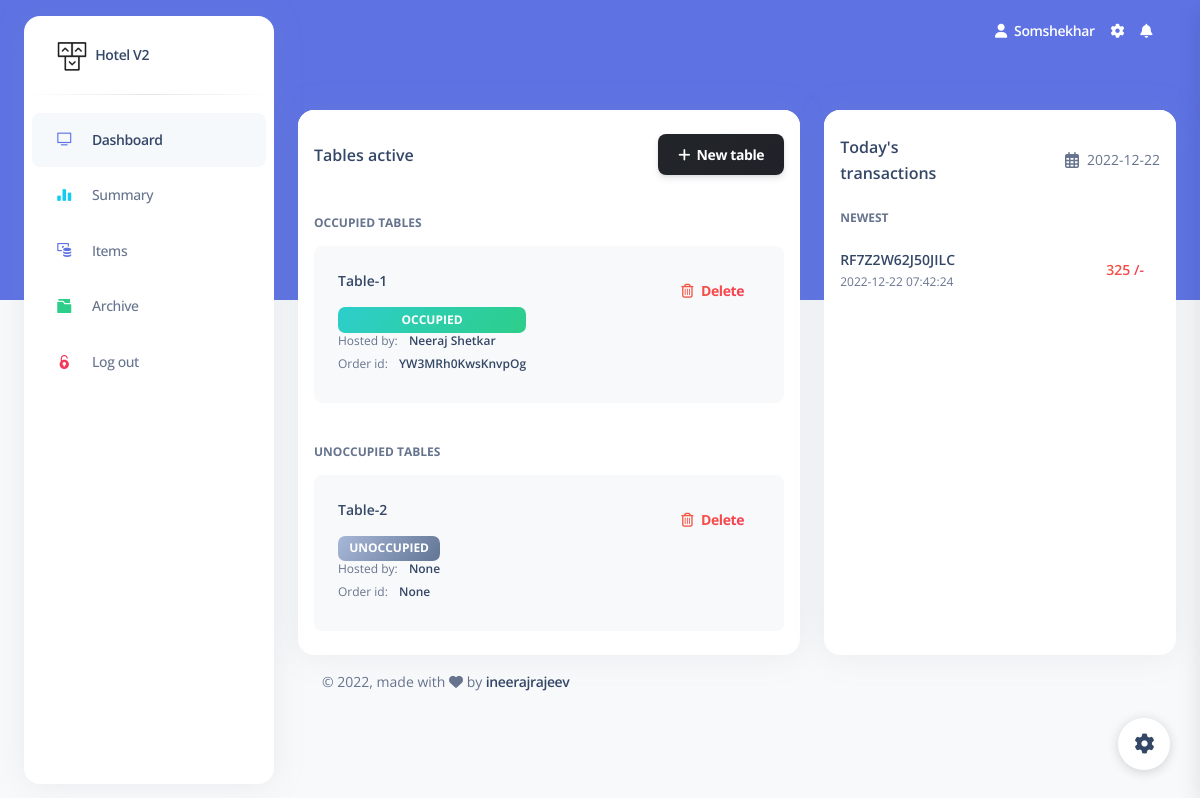
The page /admin_dashboard (signed in) on the database its author committed.
### app.py (models this page shows, shortened)
class user_details(db.Model, UserMixin):
    id = db.Column(db.Integer, unique=True, nullable=False, primary_key=True, autoincrement=True)
    name = db.Column(db.String(80), nullable=False)
    surname = db.Column(db.String(80))
    username = db.Column(db.String(80), unique=True, nullable=False)
    email = db.Column(db.String(120), unique=True)
    password = db.Column(db.String(80), nullable=False)
    phone = db.Column(db.Integer)
    role = db.Column(db.String(120), nullable=False)
    date_created = db.Column(db.DateTime, default=datetime.utcnow)

class tables(db.Model):
    table_id = db.Column(db.Integer, primary_key=True)
    name = db.Column(db.String(80), unique=True, nullable=False)
    status = db.Column(db.String(80), nullable=False)
    user = db.Column(db.String(120), db.ForeignKey('user_details.id'))
    order_id = db.Column(db.String(80))

### app.py (the view)
    @app.route('/admin_dashboard')
    @login_required
    def admin_dashboard():
        if current_user.role == '0':
            date_time = datetime.now()
            date = date_time.strftime("%Y-%m-%d")
            invoices_data = {}
            unique_invoices = invoices.query.with_entities(invoices.invoice_id).distinct().all()
            for invoice in unique_invoices:
                invoices_data[invoice.invoice_id] = {}
                invoices_data[invoice.invoice_id]['total'] = sum([int(i.total) for i in invoices.query.filter_by(invoice_id=invoice.invoice_id).all()])
                invoices_data[invoice.invoice_id]['date'] = invoices.query.filter_by(invoice_id=invoice.invoice_id).first().date.strftime("%Y-%m-%d %H:%M:%S")
            tables_occupied = db.session.query(tables, user_details).filter(tables.status == '1').join(user_details, tables.user == user_details.id).add_columns(tables.name, tables.table_id, tables.status, user_details.name, user_details.surname, tables.order_id).all()
            tables_unoccupied = tables.query.filter_by(status=0).all()
            data = {
                'tables_occupied': [tables_occupied, len(tables_occupied)],
                'tables_unoccupied': [tables_unoccupied, len(tables_unoccupied)],
                'date': str(date).split()[0],
                'invoices': invoices_data
            }
            return render_template('admin_dashboard.html', data=data)
        flash('You are not authorized to view this page')
        return redirect(url_for('logout'))

### app.py (called while the page is built)
@login_manager.user_loader
def user_loader(id):
    return user_details.query.get(id)

### templates/admin_dashboard.html (shortened to what this page needs)
{% extends 'base.html' %}
{% block content %}
    <div class="container-fluid py-4">
          <div class="row">
            <div class="col-md-7 mt-4">
              <div class="card">
                <div class="card-header pb-0 px-3">
                  <div class="row">
                    <div class="col-6 d-flex align-items-center">
                      <h6 class="mb-0">Tables active</h6>
                    </div>
                    <div class="col-6 text-end">
                    <button type="button" class="btn bg-gradient-dark mb-0" data-bs-toggle="modal" data-bs-target="#exampleModal">
                      <i class="fas fa-plus"></i>&nbsp;&nbsp;New table
                    </button>
                    </div>
                  </div>
                </div>
                <div class="card-body pt-4 p-3">
                <h6 class="text-uppercase text-body text-xs font-weight-bolder my-3">Occupied tables</h6>
                  <ul class="list-group">
                      {% for table in data['tables_occupied'][0] %}
                    <li class="list-group-item border-0 d-flex p-4 mb-2 bg-gray-100 border-radius-lg">
                      <div class="d-flex flex-column">
                        <h6 class="mb-3 text-sm">{{ table[0].name }}</h6>
                          <span class="badge badge-sm bg-gradient-success">Occupied</span>
                        <span class="mb-2 text-xs">Hosted by: <span class="text-dark font-weight-bold ms-sm-2">{{ table.name }} {{ table.surname }}</span></span>
                        <span class="mb-2 text-xs">Order id: <span class="text-dark ms-sm-2 font-weight-bold">{{ table.order_id }}</span></span>
                      </div>
                      <div class="ms-auto text-end">
                        <a class="btn btn-link text-danger text-gradient px-3 mb-0" href="/delete_table/{{ table.table_id }}"><i class="far fa-trash-alt me-2"></i>Delete</a>
                      </div>
                    </li>
                     {% endfor %}
                  </ul>
                <hr>
                <h6 class="text-uppercase text-body text-xs font-weight-bolder my-3">Unoccupied tables</h6>
                  <ul class="list-group">
                      {% for table in data['tables_unoccupied'][0] %}
                    <li class="list-group-item border-0 d-flex p-4 mb-2 bg-gray-100 border-radius-lg">
                      <div class="d-flex flex-column">
                        <h6 class="mb-3 text-sm">{{ table.name }}</h6>
                          <span class="badge badge-sm bg-gradient-secondary">Unoccupied</span>
                        <span class="mb-2 text-xs">Hosted by: <span class="text-dark font-weight-bold ms-sm-2">{{ table.user }}</span></span>
                        <span class="mb-2 text-xs">Order id: <span class="text-dark ms-sm-2 font-weight-bold">{{ table.order_id }}</span></span>
                      </div>
                      <div class="ms-auto text-end">
                        <a class="btn btn-link text-danger text-gradient px-3 mb-0" href="/delete_table/{{ table.table_id }}"><i class="far fa-trash-alt me-2"></i>Delete</a>
                      </div>
                    </li>
                     {% endfor %}
                  </ul>
                </div>
              </div>
            </div>
            <div class="col-md-5 mt-4">
              <div class="card h-100 mb-4">
                <div class="card-header pb-0 px-3">
                  <div class="row">
                    <div class="col-md-6">
                      <h6 class="mb-0">Today's transactions</h6>
                    </div>
                    <div class="col-md-6 d-flex justify-content-end align-items-center">
                      <i class="far fa-calendar-alt me-2"></i>
                      <small>{{ data['date'] }}</small>
                    </div>
                  </div>
                </div>
                <div class="card-body pt-4 p-3">
                  <h6 class="text-uppercase text-body text-xs font-weight-bolder mb-3">Newest</h6>
                  <ul class="list-group">
                        {% for order in data['invoices'].keys() %}
                    <li class="list-group-item border-0 d-flex justify-content-between ps-0 mb-2 border-radius-lg">
                      <div class="d-flex align-items-center">
                        <div class="d-flex flex-column">
                          <h6 class="mb-1 text-dark text-sm">{{ order }}</h6>
                          <span class="text-xs">{{ data['invoices'][order]['date'] }}</span>
                        </div>
                      </div>
                      <div class="d-flex align-items-center text-danger text-gradient text-sm font-weight-bold">
                        {{ data['invoices'][order]['total'] }} /-
                      </div>
                    </li>
                        {% endfor %}
                  </ul>
                </div>
              </div>
            </div>
          </div>
          <footer class="footer pt-3  ">
            <div class="container-fluid">
              <div class="row align-items-center justify-content-lg-between">
                <div class="col-lg-6 mb-lg-0 mb-4">
                  <div class="copyright text-center text-sm text-muted text-lg-start">
                    © ,
                    made with <i class="fa fa-heart"></i> by
                    <a href="https://bit.ly/ineerajrajeev" class="font-weight-bold" target="_blank">ineerajrajeev</a>
                  </div>
                </div>
              </div>
            </div>
          </footer>
        </div>
{% endblock %}

### templates/base.html (shortened to what this page needs)
<!DOCTYPE html>
<html lang="en">
<head>
  <link href="{{ url_for('static', filename='css/nucleo-icons.css') }}" rel="stylesheet" />
  <link href="{{ url_for('static', filename='css/nucleo-svg.css') }}" rel="stylesheet" />
<link rel="stylesheet" href="https://cdnjs.cloudflare.com/ajax/libs/selectize.js/0.12.6/css/selectize.bootstrap3.min.css" />
  <link href="{{ url_for('static', filename='css/nucleo-svg.css') }}" rel="stylesheet" />
  <link id="pagestyle" href="{{ url_for('static', filename='css/argon-dashboard.css') }}" rel="stylesheet" />
</head>
<body class="g-sidenav-show   bg-gray-100">
  <aside class="sidenav bg-white navbar navbar-vertical navbar-expand-xs border-0 border-radius-xl my-3 fixed-start ms-4 " id="sidenav-main">
    <div class="sidenav-header">
      <a class="navbar-brand m-0" href=" https://demos.creative-tim.com/argon-dashboard/pages/dashboard.html " target="_blank">
        <img src="{{ url_for('static', filename='img/logo-ct-dark.png') }}" class="navbar-brand-img h-100" alt="main_logo">
        <span class="ms-1 font-weight-bold">Hotel V2</span>
      </a>
    </div>
    <hr class="horizontal dark mt-0">
    <div class="collapse navbar-collapse  w-auto " id="sidenav-collapse-main">
      <ul class="navbar-nav">
        <li class="nav-item">
          <a class="nav-link active" href="/dashboard">
            <div class="icon icon-shape icon-sm border-radius-md text-center me-2 d-flex align-items-center justify-content-center">
              <i class="ni ni-tv-2 text-primary text-sm opacity-10"></i>
            </div>
            <span class="nav-link-text ms-1">Dashboard</span>
          </a>
        </li>
      <li class="nav-item">
          <a class="nav-link {% block summary %}{% endblock %}" href="/summary">
            <div class="icon icon-shape icon-sm border-radius-md text-center me-2 d-flex align-items-center justify-content-center">
              <i class="ni ni-chart-bar-32 text-info text-sm opacity-10"></i>
            </div>
            <span class="nav-link-text ms-1">Summary</span>
          </a>
        </li>
      <li class="nav-item">
          <a class="nav-link {% block items %}{% endblock %}" href="/items">
            <div class="icon icon-shape icon-sm border-radius-md text-center me-2 d-flex align-items-center justify-content-center">
              <i class="ni ni-money-coins text-primary text-sm opacity-10"></i>
            </div>
            <span class="nav-link-text ms-1">Items</span>
          </a>
        </li>
      <li class="nav-item">
          <a class="nav-link {% block archive %}{% endblock %}" href="/archive_item">
            <div class="icon icon-shape icon-sm border-radius-md text-center me-2 d-flex align-items-center justify-content-center">
              <i class="ni ni-folder-17 text-success text-sm opacity-10"></i>
            </div>
            <span class="nav-link-text ms-1">Archive</span>
          </a>
        </li>
      <li class="nav-item">
          <a class="nav-link " href="/logout">
            <div class="icon icon-shape icon-sm border-radius-md text-center me-2 d-flex align-items-center justify-content-center">
              <i class="ni ni-lock-circle-open text-danger text-sm opacity-10"></i>
            </div>
            <span class="nav-link-text ms-1">Log out</span>
          </a>
        </li>
      </ul>
    </div>
  </aside>
  <main class="main-content position-relative border-radius-lg ">
    <nav class="navbar navbar-main navbar-expand-lg px-0 mx-4 shadow-none border-radius-xl " id="navbarBlur" data-scroll="false">
      <div class="container-fluid py-1 px-3">
        <div class="collapse navbar-collapse mt-sm-0 mt-2 me-md-0 me-sm-4" id="navbar">
          <ul class="navbar-nav  justify-content-end">
            <li class="nav-item d-flex align-items-center">
              <a href="javascript:;" class="nav-link text-white font-weight-bold px-0">
                <i class="fa fa-user me-sm-1"></i>
                <span class="d-sm-inline d-none">{{ current_user.name }}</span>
              </a>
            </li>
            <li class="nav-item px-3 d-flex align-items-center">
              <a href="javascript:;" class="nav-link text-white p-0">
                <i class="fa fa-cog fixed-plugin-button-nav cursor-pointer"></i>
              </a>
            </li>
            <li class="nav-item dropdown pe-2 d-flex align-items-center">
              <a href="javascript:;" class="nav-link text-white p-0" id="dropdownMenuButton" data-bs-toggle="dropdown" aria-expanded="false">
                <i class="fa fa-bell cursor-pointer"></i>
              </a>
            </li>
          </ul>
        </div>
      </div>
    </nav>
    {% block content %}
    {% endblock %}
  </main>
  <div class="fixed-plugin">
    <a class="fixed-plugin-button text-dark position-fixed px-3 py-2">
      <i class="fa fa-cog py-2"> </i>
    </a>
  </div>
</body>
</html>

### static/css/nucleo-svg.css (style rules this page uses)
.icon { display: inline-block; color: #111111; height: 1em; width: 1em; }
.icon-sm { height: 0.8em; width: 0.8em; }
.icon { fill: currentColor; stroke: none; }

### rows shown on the page
user_details: name "Somshekhar"
tables: name "Table-1", name "Neeraj", surname "Shetkar", order_id "YW3MRh0KwsKnvpOg"
tables: name "Table-2", user "None", order_id "None"

### other values the page prints
{{ data['date'] }} "2022-12-22"
{{ order }} "RF7Z2W62J50JILC"
{{ data['invoices'][order]['date'] }} "2022-12-22 07:42:24"
{{ data['invoices'][order]['total'] }} "325"
